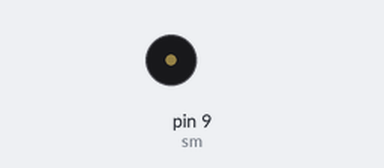
The sketch below on a simulated Arduino Uno, built with avr-gcc and run on an emulated ATmega328P. Parts: buzzer (waves = sounding).

Above: at 0.4 s.
At 10.55 s:
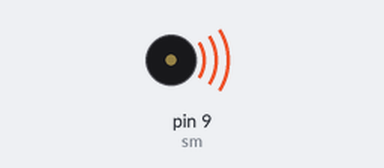
Timing chart, 0 to 10.9 s (numbered marks = the images above):
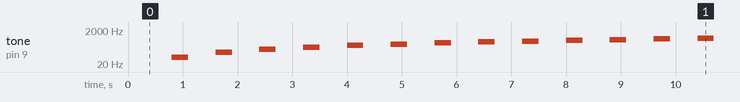

Measured:
- by itself, tone on pin 9 (sm): plays 50 Hz for 0.30 s, 100 Hz for 0.30 s, 150 Hz for 0.30 s, 200 Hz for 0.30 s, 250 Hz for 0.30 s, 300 Hz for 0.30 s … (155 notes in this stretch)

The sketch:

0506inclass3.ino
```cpp
int sm = 9;
void setup() {
  pinMode(sm,OUTPUT);
}

void loop() {
  for (int i =0; i<=1000;i += 50 ){
    tone(sm, i);
    delay(300);
    noTone(sm);
    delay(500);
  }
}
```
